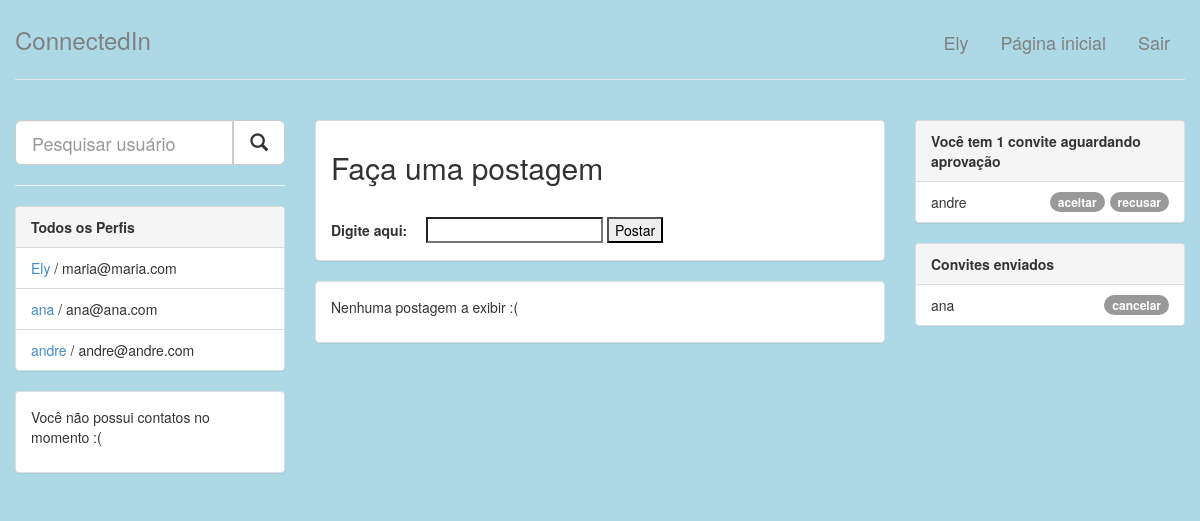
The app's page / (signed in), older data.
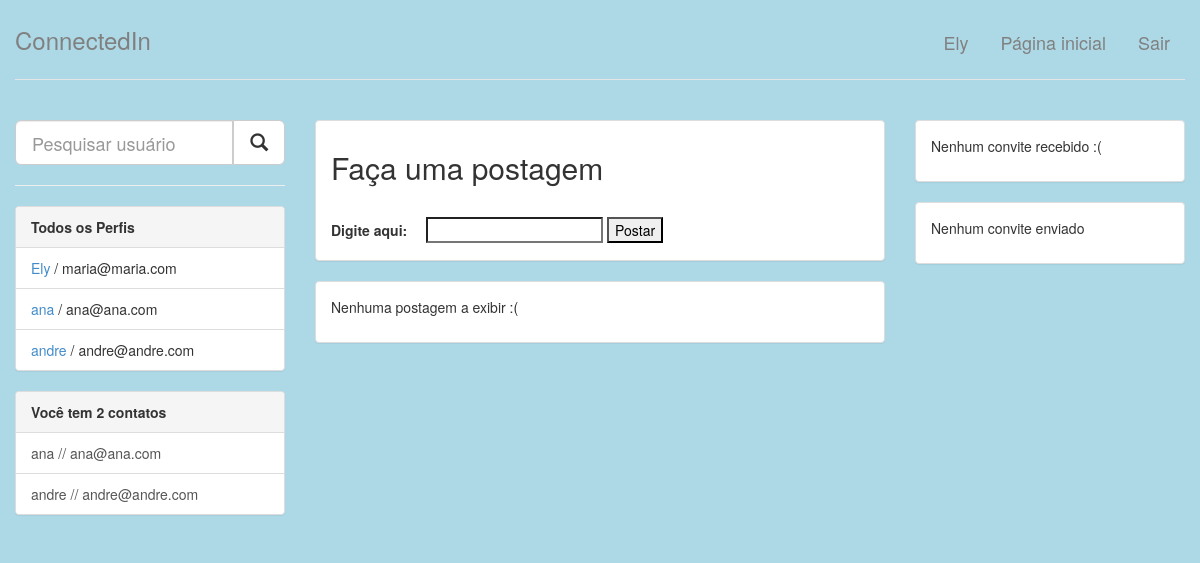
The same page, newer data.
### perfis/models.py (models this page shows, shortened)
class Perfil(models.Model):
    nome = models.CharField(max_length=255, null=False)
    telefone = models.CharField(max_length=15, null=False)
    nome_empresa = models.CharField(max_length=255, null=False)
    contatos = models.ManyToManyField('self')
    usuario_id = models.OneToOneField(User, related_name='perfil',
                                   on_delete=models.CASCADE)
    @property
    def email(self):
        return self.usuario_id.email
    @property
    def timeline(self):
        lista_postagens = []
        postagens_ordenadas = Post.objects.all()[::-1]
        for i in postagens_ordenadas:
            if i.perfil in self.contatos.all() or i.perfil.id == self.id:
                lista_postagens.append(i)
        return lista_postagens
    @property
    def superuser(self):
        return self.usuario_id.is_superuser

class Convite(models.Model):
    solicitante = models.ForeignKey(Perfil, on_delete=models.CASCADE,
                                    related_name='convites_feitos')
    convidado = models.ForeignKey(Perfil, on_delete=models.CASCADE,
                                  related_name='convites_recebidos')

### perfis/views.py (the view)
# urls.py: path('', views.index, name='index'),
@login_required
def index(request):
    form = PostForm()
    perfil_logado = get_perfil_logado(request)
    timeline = perfil_logado.timeline
    return render(request, 'index.html',
                  {'perfis': Perfil.objects.all(),
                   'perfil_logado': perfil_logado,
                   'form': form,
                   'timeline': timeline})

### perfis/form_post.py
class PostForm(forms.Form):
    postagem = forms.CharField(label='postagem', max_length=1000)

### perfis/views.py (called while the page is built)
@login_required
def get_perfil_logado(request):
    return request.user.perfil

### perfis/templates/index.html (shortened to what the changed rows need)
{% extends "base.html" %}
{% block body %}
<div class="row">
    <nav class="col-lg-3">
        <div class="panel panel-default">
            {% if perfis %}
            <ul class="list-group">
                {% for perfil in perfis %}
                    <li class="list-group-item">
                        <a href="{% url 'exibir' perfil.id %}">{{ perfil.nome }}</a>
                        / {{ perfil.email }}
                    </li>
                {% endfor %}
            </ul>
            {% else %}
                <p>Nenhum Perfil encontrado</p>
            {% endif %}
        </div>
        <div class="panel panel-default">
            {% with total_de_contatos=perfil_logado.contatos.count %}
                {% if total_de_contatos %}
                    <div class="panel-heading">
                        <strong>Você tem {{total_de_contatos}}
                        contato{{ total_de_contatos|pluralize }}</strong>
                    </div>
                    <ul class="list-group">
                        {% for contato in perfil_logado.contatos.all %}
                            <a href="{% url 'exibir' contato.id %}"
                                class="list-group-item">{{ contato.nome }} // {{ contato.email }}</a>
                        {% endfor %}
                    </ul>
                {% else %}
                    <div class="panel-body">
                        <p>Você não possui contatos no momento :(</p>
                    </div>
                {% endif %}
            {% endwith %}
        </div>
    </nav>
    <div class="col-lg-6">
        <div class="panel panel-default">
            <form action="{% url 'add_post' %}" method="post">
                <h2 class="panel-heading">Faça uma postagem</h2>
            </form>
        </div>
    </div>
    <aside class="col-lg-3">
        <div class="panel panel-default">
            {% with total_de_convites=perfil_logado.convites_recebidos.count %}
                {% if total_de_convites %}
                    <div class="panel-heading">
                        <strong>Você tem {{ total_de_convites }}
                        convite{{ total_de_convites|pluralize }}
                        aguardando aprovação</strong>
                    </div>
                    <ul class="list-group">
                        {% for convite in perfil_logado.convites_recebidos.all %}
                            <li class="list-group-item">
                                {{convite.solicitante.nome}}
                                <a href="{% url 'recusar' convite.id %}" class="badge btn">recusar</a>
                                <a href="{% url 'aceitar' convite.id %}" class="badge btn">aceitar</a>
                            </li>
                        {% endfor %}
                    </ul>
                {% else %}
                    <div class="panel-body">
                        <p>Nenhum convite recebido :(</p>
                    </div>
                {% endif %}
            {% endwith %}
        </div>
        <div class="panel panel-default">
            {% with total_de_convites=perfil_logado.convites_feitos.count %}
                {% if total_de_convites %}
                    <div class="panel-heading">
                        <strong>Convites enviados</strong>
                    </div>
                    <ul class="list-group">
                        {% for convite in perfil_logado.convites_feitos.all %}
                            <li class="list-group-item">
                                {{convite.convidado.nome}}
                                <a href="{% url 'recusar' convite.id %}" class="badge btn">cancelar</a>
                            </li>
                        {% endfor %}
                    </ul>
                {% else %}
                    <div class="panel-body">
                        <p>Nenhum convite enviado</p>
                    </div>
                {% endif %}
            {% endwith %}
        </div>
    </aside>
</div>
{% endblock %}

### perfis/templates/base.html (shortened to what this page needs)
{% load staticfiles %}
<!DOCTYPE html>
<html lang="pt">
    <head>
        <link href="{% static 'styles/bootstrap.css' %}" rel="stylesheet">
        <link href="{% static 'styles/main.css' %}" rel="stylesheet">
    </head>
    <body style="background-color:Lightblue;">
        <div class="col-lg-12">
            <div class="header">
                <ul class="nav nav-pills pull-right">
                    <li title="Perfil"><a href="{% url 'exibir' perfil_logado.id %}"><font color="gray" size="4px">{{ perfil_logado.nome }}</font></a></li>
                    <li><a href="{% url 'index' %}"><font color="gray" size="4px">Página inicial</font></a></li>
                    <li onclick="return confirm('Deseja sair do connectedIn?');"><a href="/logout/"><font color="gray" size="4px">Sair</font></a></li>
                </ul>
                <h3><font color="gray">ConnectedIn</font></h3>
            </div>
            <div class="row content">
                {% block body %}
                {% endblock %}
            </div>
        </div>
    </body>
</html>

Row changes from the older to the newer data that the page shows:
removed Convite: solicitante.nome "andre", shown under "Faça uma postagem"
removed Convite: convidado.nome "ana"
now on one of the page's lists (row unchanged): Perfil: nome "ana", email "ana@ana.com"
now on one of the page's lists (row unchanged): Perfil: nome "andre", email "andre@andre.com"
Text that changed along with them:
{{ total_de_contatos }}: (not shown) → "2"
{{ total_de_convites }}: "1" → (not shown)
text no longer shown: "Você não possui contatos no momento :( convite aguardando aprovação Convites enviados"
text now shown: "contato Nenhum convite recebido :( Nenhum convite enviado"
